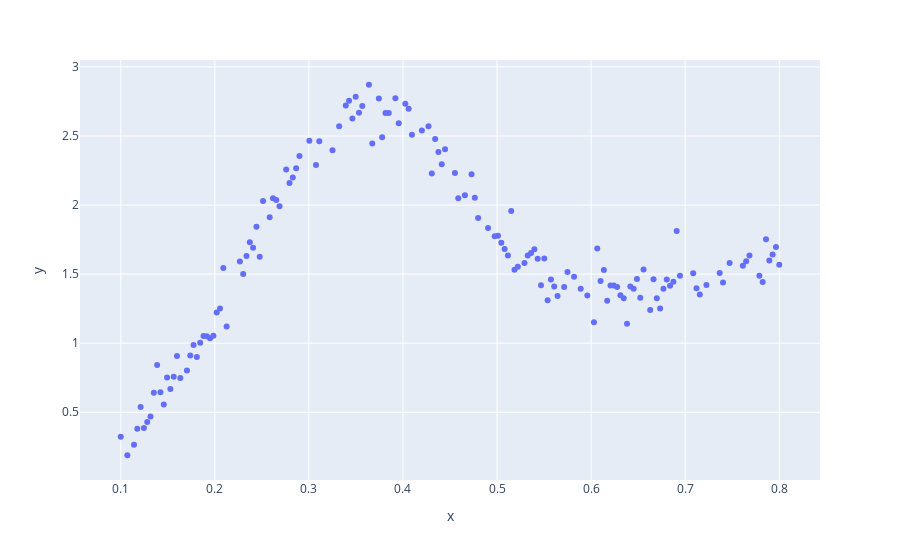

The cell this chart's notebook holds for it:
### Markdown cell above
## Peak example for different $\lambda_c$ for Chapter 4

### Code cell
print("Generate sparse data")
np.random.seed(2)
n_data = 200
#x = np.random.random(n_data)*10
x = np.linspace(0.1,0.8, n_data)
ytrue = 2*np.exp(-(x-0.35)**2/0.025) 
noise = np.random.normal(loc=0, scale=0.1, size=x.shape)
y = ytrue + noise + 2*x

# train-test split
df = pd.DataFrame(data=dict(x=x, y=y, ytrue=ytrue))
df_train, df_test = train_test_split(df)

px.scatter(df_train, x="x", y="y")

### Figure 1 — Plotly figure (JSON) as saved in the notebook; plotly's stock layout.template omitted (floating-point values rounded to 4 significant figures; data arrays with more than 128 entries replaced by an {"elided": "..."} marker saying what was removed)
{"data": [{"hovertemplate": "x=%{x}<br>y=%{y}<extra></extra>", "legendgroup": "", "marker": {"color": "#636efa", "symbol": "circle"}, "mode": "markers", "name": "", "orientation": "v", "showlegend": false, "type": "scatter", "x": {"elided": "150 float values"}, "xaxis": "x", "y": {"elided": "150 float values"}, "yaxis": "y"}], "layout": {"autosize": true, "legend": {"tracegroupgap": 0}, "margin": {"t": 60}, "xaxis": {"anchor": "y", "autorange": true, "domain": [0, 1], "range": [0.05792, 0.8421], "title": {"text": "x"}, "type": "linear"}, "yaxis": {"anchor": "x", "autorange": true, "domain": [0, 1], "range": [-0.001097, 3.061], "title": {"text": "y"}, "type": "linear"}}}
